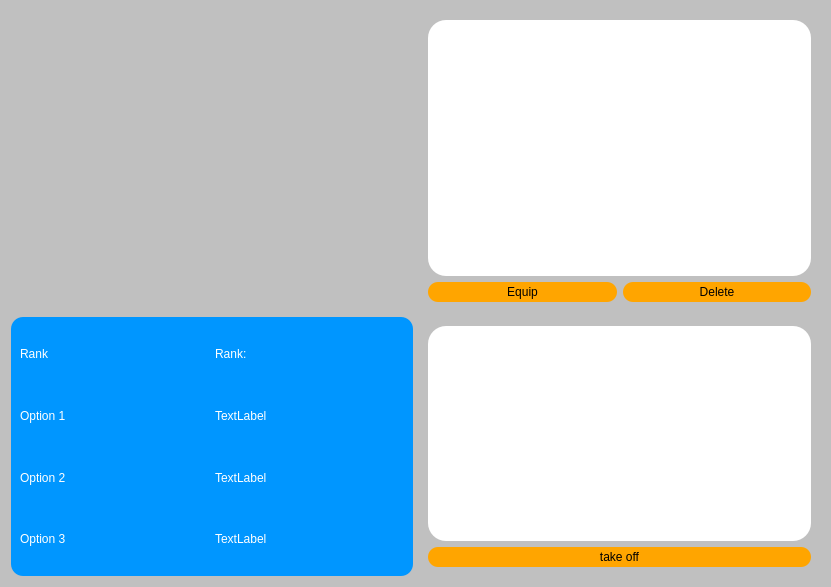
<?xml version="1.0" encoding="UTF-8"?>
<ui version="4.0">
 <class>Inventory_DialogWindow</class>
 <widget class="QDialog" name="Inventory_DialogWindow">
  <property name="geometry">
   <rect>
    <x>0</x>
    <y>0</y>
    <width>831</width>
    <height>587</height>
   </rect>
  </property>
  <property name="windowTitle">
   <string>Dialog</string>
  </property>
  <property name="styleSheet">
   <string notr="true">background-color:silver;</string>
  </property>
  <layout class="QGridLayout" name="gridLayout_2">
   <item row="0" column="0">
    <widget class="QLabel" name="label">
     <property name="minimumSize">
      <size>
       <width>300</width>
       <height>300</height>
      </size>
     </property>
     <property name="text">
      <string/>
     </property>
    </widget>
   </item>
   <item row="0" column="1">
    <widget class="QFrame" name="frame_2">
     <property name="minimumSize">
      <size>
       <width>0</width>
       <height>300</height>
      </size>
     </property>
     <property name="styleSheet">
      <string notr="true">border:none;</string>
     </property>
     <property name="frameShape">
      <enum>QFrame::StyledPanel</enum>
     </property>
     <property name="frameShadow">
      <enum>QFrame::Raised</enum>
     </property>
     <layout class="QGridLayout" name="gridLayout">
      <item row="0" column="0" colspan="2">
       <widget class="QListWidget" name="listWidget_Inventory_Items">
        <property name="minimumSize">
         <size>
          <width>300</width>
          <height>240</height>
         </size>
        </property>
        <property name="styleSheet">
         <string notr="true">border-radius:18px;
background-color:white;
color:black;</string>
        </property>
       </widget>
      </item>
      <item row="1" column="0">
       <widget class="QPushButton" name="pushButton_Equip_current_item">
        <property name="minimumSize">
         <size>
          <width>0</width>
          <height>20</height>
         </size>
        </property>
        <property name="styleSheet">
         <string notr="true">background-color:orange;
border-radius:10px;</string>
        </property>
        <property name="text">
         <string>Equip</string>
        </property>
       </widget>
      </item>
      <item row="1" column="1">
       <widget class="QPushButton" name="pushButton_delete_current_Item">
        <property name="minimumSize">
         <size>
          <width>0</width>
          <height>20</height>
         </size>
        </property>
        <property name="styleSheet">
         <string notr="true">background-color:orange;
border-radius:10px;</string>
        </property>
        <property name="text">
         <string>Delete</string>
        </property>
       </widget>
      </item>
     </layout>
    </widget>
   </item>
   <item row="1" column="0">
    <widget class="QFrame" name="textOption_3">
     <property name="minimumSize">
      <size>
       <width>200</width>
       <height>200</height>
      </size>
     </property>
     <property name="styleSheet">
      <string notr="true">border-radius:12px;
color:white;
background-color:rgb(0, 150, 255);</string>
     </property>
     <property name="frameShape">
      <enum>QFrame::StyledPanel</enum>
     </property>
     <property name="frameShadow">
      <enum>QFrame::Raised</enum>
     </property>
     <layout class="QGridLayout" name="gridLayout_3">
      <item row="5" column="0">
       <widget class="QLabel" name="label_5">
        <property name="text">
         <string>Option 3</string>
        </property>
       </widget>
      </item>
      <item row="5" column="1">
       <widget class="QLabel" name="Option3">
        <property name="text">
         <string>TextLabel</string>
        </property>
       </widget>
      </item>
      <item row="1" column="0">
       <widget class="QLabel" name="textOption">
        <property name="text">
         <string>Option 1</string>
        </property>
       </widget>
      </item>
      <item row="1" column="1">
       <widget class="QLabel" name="Option1">
        <property name="text">
         <string>TextLabel</string>
        </property>
       </widget>
      </item>
      <item row="3" column="0">
       <widget class="QLabel" name="textOption_2">
        <property name="text">
         <string>Option 2</string>
        </property>
       </widget>
      </item>
      <item row="3" column="1">
       <widget class="QLabel" name="Option2">
        <property name="text">
         <string>TextLabel</string>
        </property>
       </widget>
      </item>
      <item row="0" column="0">
       <widget class="QLabel" name="textRank">
        <property name="text">
         <string>Rank</string>
        </property>
       </widget>
      </item>
      <item row="0" column="1">
       <widget class="QLabel" name="Rank">
        <property name="text">
         <string>Rank:</string>
        </property>
       </widget>
      </item>
     </layout>
    </widget>
   </item>
   <item row="1" column="1">
    <widget class="QFrame" name="frame">
     <property name="styleSheet">
      <string notr="true">border:none;</string>
     </property>
     <property name="frameShape">
      <enum>QFrame::StyledPanel</enum>
     </property>
     <property name="frameShadow">
      <enum>QFrame::Raised</enum>
     </property>
     <layout class="QGridLayout" name="gridLayout_4">
      <item row="0" column="0" colspan="2">
       <widget class="QListWidget" name="listWidget_Equip_Items">
        <property name="minimumSize">
         <size>
          <width>0</width>
          <height>150</height>
         </size>
        </property>
        <property name="styleSheet">
         <string notr="true">border-radius:18px;
background-color:white;
color:black;</string>
        </property>
       </widget>
      </item>
      <item row="1" column="0" colspan="2">
       <widget class="QPushButton" name="pushButton_take_off_current_item">
        <property name="minimumSize">
         <size>
          <width>0</width>
          <height>20</height>
         </size>
        </property>
        <property name="styleSheet">
         <string notr="true">background-color:orange;
border-radius:10px;</string>
        </property>
        <property name="text">
         <string>take off</string>
        </property>
       </widget>
      </item>
     </layout>
    </widget>
   </item>
  </layout>
 </widget>
 <resources/>
 <connections/>
</ui>
